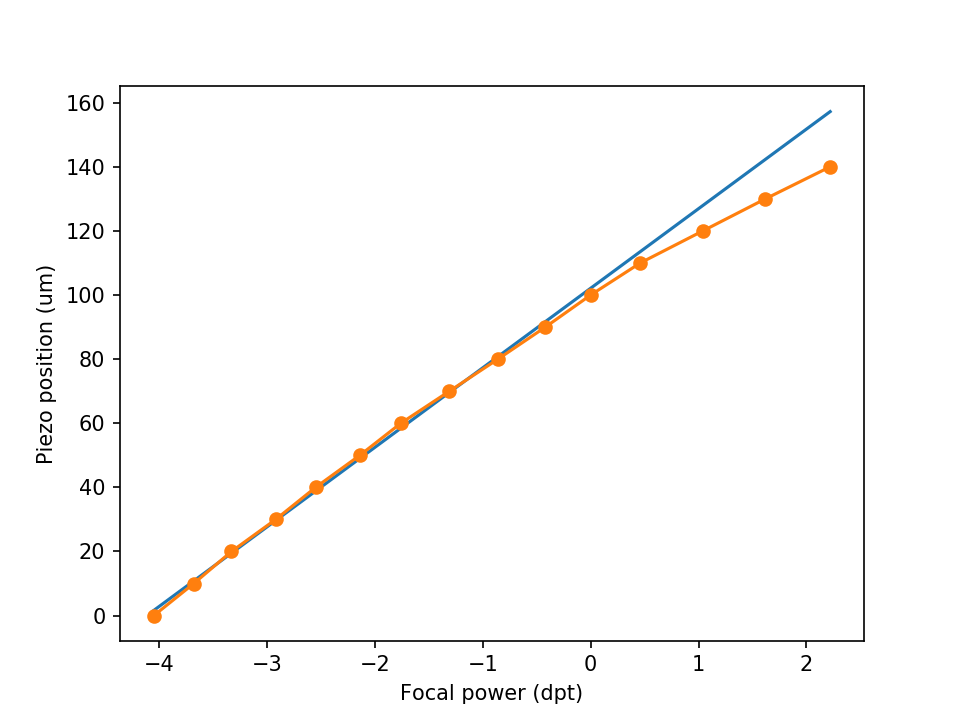

The Python source for this figure:
import numpy as np
import matplotlib.pyplot as plt

X, Y = np.loadtxt('imaging.txt').T[:,0:10]
Xp, Yp = np.loadtxt('imaging.txt').T

C = np.polyfit(X,Y,1,full=False)
f = np.poly1d(C)
print(f)

#plt.plot(X,Y,'o')
plt.plot(Xp,f(Xp))
plt.plot(Xp,Yp,'o-')

plt.xlabel("Focal power (dpt)")
plt.ylabel("Piezo position (um)")
plt.savefig('tunablelenscalibration.png',dpi=150)
plt.show()